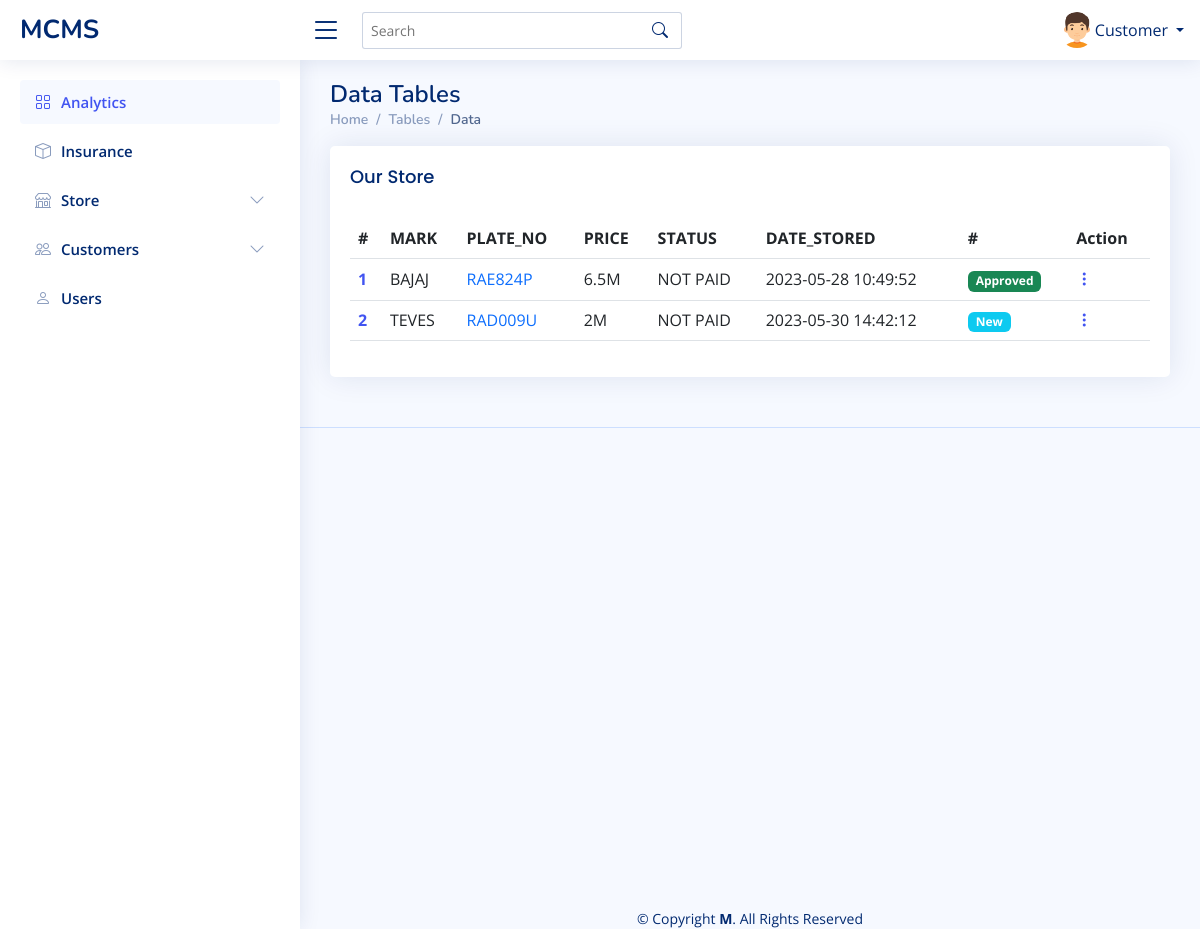
The page /Dashboard/Admin/store.php (signed in) on the database its author committed.
### tables this page shows
CREATE TABLE `store` (
  `s_id` int(11) NOT NULL,
  `mark` varchar(250) NOT NULL,
  `plate_no` varchar(100) NOT NULL,
  `status` varchar(100) NOT NULL,
  `price` varchar(100) NOT NULL,
  `requ` varchar(100) NOT NULL,
  `appr` int(11) NOT NULL,
  `datestored` timestamp NOT NULL DEFAULT current_timestamp() ON UPDATE current_timestamp(),
  `stat` varchar(200) NOT NULL DEFAULT 'Normal'
);

### Dashboard/Admin/store.php (the view, shortened to what this page needs)
<?php
            include 'navbar.php';
?>
  <main id="main" class="main">
    <div class="pagetitle">
      <h1>Data Tables</h1>
      <nav>
        <ol class="breadcrumb">
          <li class="breadcrumb-item"><a href="index.php">Home</a></li>
          <li class="breadcrumb-item">Tables</li>
          <li class="breadcrumb-item active">Data</li>
        </ol>
      </nav>
    </div>
    <section class="section">
      <div class="row">
        <div class="col-lg-12">
          <div class="card">
            <div class="card-body">
              <h5 class="card-title">Our Store</h5>
              <table class='table datatable'>
                <thead>
                  <tr>
                    <th scope='col'>#</th>
                    <th scope='col'>MARK</th>
                    <th scope='col'>PLATE_NO</th>
                    <th scope='col'>PRICE</th>
                    <th scope='col'>STATUS</th>
                    <th scope='col'>DATE_STORED</th>
                    <th scope='col'>#</th>
                    <th scope='col'>Action</th>
                    </thead>
                    <?php
                $count = 1;
                $fetch = mysqli_query($conn,"select * from store where stat!='Dane' and requ='Approved'");
                while($row = mysqli_fetch_array($fetch))
                {
                 echo'
                 <tr>
                    <th><a href="#">'.$count.'</a></th>
                    <td>'.$row['mark'].'</td>
                    <td><a href="#" class="text-primary">'.$row['plate_no'].'</a></td>
                    <td>'.$row['price'].'</td>
                    <td>'.$row['status'].'</td>
                    <td>'.$row['datestored'].'</td>
                    <td><span class="badge bg-success">'.$row['requ'].'</span></td>';
                  echo"
                    <td class='text-right'>".
                "<div class='dropdown'>
                <a href='#' class='action-icon bi bi-three-dots-vertical' data-bs-toggle='dropdown'></a>
                <div class='dropdown-menu dropdown-menu-right'>
                <a class='dropdown-item' href=update_store.php?s_id=".$row['s_id']."><i class='bi bi-pencil'></i> Edit</a>".
                "<a class='dropdown-item' href=delete_store.php?s_id=".$row['s_id']."><i class='bi bi-trash'></i> Delete</a>"."</td>";
                  $count=$count +1;
                }
                ?>
               </tr>
               <tr>
                <?php
                $fetch = mysqli_query($conn,"select * from store where stat!='Dane' and requ='New'");
                while($row = mysqli_fetch_array($fetch))
                {
                 echo'
                 <tr>
                    <th><a href="#">'.$count.'</a></th>
                    <td>'.$row['mark'].'</td>
                    <td><a href="#" class="text-primary">'.$row['plate_no'].'</a></td>
                    <td>'.$row['price'].'</td>
                    <td>'.$row['status'].'</td>
                    <td>'.$row['datestored'].'</td>
                    <td><span class="badge bg-info">'.$row['requ'].'</span></td>';
                  echo"
                    <td class='text-right'>".
                "<div class='dropdown'>
                <a href='#' class='action-icon bi bi-three-dots-vertical' data-bs-toggle='dropdown'></a>
                <div class='dropdown-menu dropdown-menu-right'>
                <a class='dropdown-item' href=update_store.php?s_id=".$row['s_id']."><i class='bi bi-pencil'></i> Edit</a>".
                "<a class='dropdown-item' href=delete_store.php?s_id=".$row['s_id']."><i class='bi bi-trash'></i> Delete</a>"."</td>";
                  $count=$count +1;
                }
                ?>
               </tr>
              </table>
            </div>
          </div>
        </div>
      </div>
    </section>
  </main>
  <?php
  include "../footer.php"
  ?>

### Dashboard/Admin/assets/css/style.css (style rules this page uses)
:root { scroll-behavior: smooth; }
body { font-family: "Open Sans", sans-serif; background: #f6f9ff; color: #444444; }
a { color: #4154f1; text-decoration: none; }
h1, h2, h3, h4, h5, h6 { font-family: "Nunito", sans-serif; }
#main { margin-top: 60px; padding: 20px 30px; transition: all 0.3s; }
.pagetitle { margin-bottom: 10px; }
.pagetitle h1 { font-size: 24px; margin-bottom: 0; font-weight: 600; color: #012970; }
.card { margin-bottom: 30px; border: none; border-radius: 5px; box-shadow: 0px 0 30px rgba(1, 41, 112, 0.1); }
.card-title { padding: 20px 0 15px 0; font-size: 18px; font-weight: 500; color: #012970; font-family: "Poppins", sans-serif; }
.card-body { padding: 0 20px 20px 20px; }
.breadcrumb { font-size: 14px; font-family: "Nunito", sans-serif; color: #899bbd; font-weight: 600; }
.breadcrumb a { color: #899bbd; transition: 0.3s; }
.breadcrumb .breadcrumb-item::before { color: #899bbd; }
.breadcrumb .active { color: #51678f; font-weight: 600; }
@media (min-width: 1200px) { #main, #footer { margin-left: 300px; } }

### rows shown on the page
store: mark "BAJAJ", plate_no "RAE824P", price "6.5M", status "NOT PAID", datestored "2023-05-28 10:49:52", requ "Approved"
store: mark "TEVES", plate_no "RAD009U", price "2M", status "NOT PAID", datestored "2023-05-30 14:42:12", requ "New"

### other values the page prints
$_SESSION['account_type'] "Customer"
